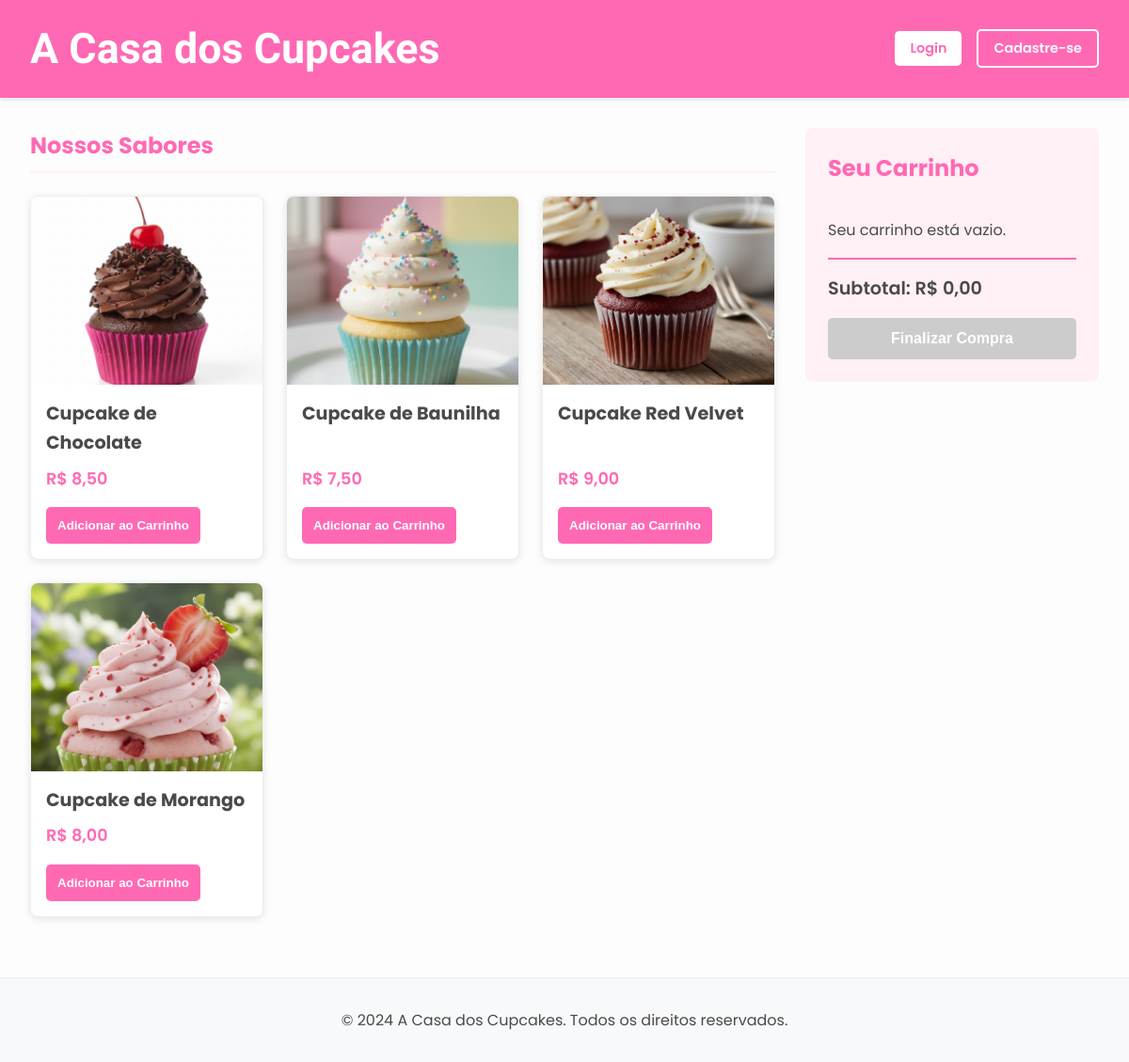
The page / on the database its author committed.
### tables this page shows
CREATE TABLE IF NOT EXISTS products (
    id INT AUTO_INCREMENT PRIMARY KEY,
    name VARCHAR(255) NOT NULL,
    price DECIMAL(10, 2) NOT NULL,
    image VARCHAR(255) NOT NULL
);

### controllers/HomeController.php (called while the page is built, shortened)
<?php
class HomeController {
    public function index() {
        global $conn;
        $result = $conn->query("SELECT * FROM products ORDER BY id ASC");
        $products = $result->fetch_all(MYSQLI_ASSOC);
        $cart = $_SESSION['cart'] ?? [];
        $subtotal = 0;
        require 'views/home.php';
    }
}
?>

### views/home.php (the view, shortened to what this page needs)
<?php
require 'partials/header.php';
?>
<main>
    <section id="products-section">
        <h2>Nossos Sabores</h2>
        <div id="cupcake-list" class="product-grid">
            <?php foreach ($products as $product): ?>
                <div class="product-card">
                    <img src="<?= htmlspecialchars($product['image']) ?>" alt="<?= htmlspecialchars($product['name']) ?>">
                    <div class="product-card-content">
                        <h3><?= htmlspecialchars($product['name']) ?></h3>
                        <p class="price">R$ <?= number_format($product['price'], 2, ',', '.') ?></p>
                        <form action="index.php?action=addToCart" method="post">
                            <button type="submit" class="add-to-cart-btn">Adicionar ao Carrinho</button>
                        </form>
                    </div>
                </div>
            <?php endforeach; ?>
        </div>
    </section>
    <section id="cart-section">
        <h2>Seu Carrinho</h2>
        <div id="cart-items">
            <?php if (empty($cart)): ?>
                <p>Seu carrinho está vazio.</p>
            <?php endif; ?>
        </div>
        <div class="cart-summary">
            <p>Subtotal: <span id="cart-subtotal">R$ <?= number_format($subtotal, 2, ',', '.') ?></span></p>
            <button id="checkout-btn" <?= empty($cart) ? 'disabled' : '' ?>>Finalizar Compra</button>
        </div>
    </section>
</main>
<?php
require 'partials/footer.php';
?>

### index.php (shortened to what this page needs)
<?php
$action = $_GET['action'] ?? 'home';
switch ($action) {
    case 'home':
        $controller = new HomeController();
        $controller->index();
        break;
}
?>

### views/partials/header.php (shortened to what this page needs)
<!DOCTYPE html>
<html lang="pt-br">
<head>
    <link rel="stylesheet" href="style.css">
</head>
<body>
    <header>
        <div class="header-content">
            <h1><a href="index.php" class="header-link">A Casa dos Cupcakes</a></h1>
            <nav id="auth-links" style="<?= isset($_SESSION['user']) ? 'display: none;' : '' ?>">
                <button id="login-btn" class="auth-btn">Login</button>
                <button id="signup-btn" class="auth-btn secondary">Cadastre-se</button>
            </nav>
        </div>
    </header>

### views/partials/footer.php (shortened to what this page needs)
    <footer>
        <p>&copy; 2024 A Casa dos Cupcakes. Todos os direitos reservados.</p>
    </footer>
</body>
</html>

### style.css (style rules this page uses)
:root { --primary-color: #ff69b4; --secondary-color: #fff0f5; --text-color: #4a4a4a; --background-color: #fdfdfd; --border-color: #eee; --shadow-color: rgba(0, 0, 0, 0.1); }
* { margin: 0; padding: 0; box-sizing: border-box; }
body { font-family: 'Poppins', sans-serif; background-color: var(--background-color); color: var(--text-color); line-height: 1.6; }
header { background-color: var(--primary-color); color: white; padding: 1rem 2rem; box-shadow: 0 2px 5px var(--shadow-color); }
.header-content { max-width: 1200px; margin: 0 auto; display: flex; justify-content: space-between; align-items: center; }
header h1 { font-family: 'Satisfy', cursive; font-size: 2.8rem; margin: 0; }
.header-link { text-decoration: none; color: white; }
#auth-links, #user-info { display: flex; align-items: center; gap: 1rem; }
.auth-btn { background-color: white; color: var(--primary-color); border: none; padding: 0.5rem 1rem; border-radius: 5px; cursor: pointer; font-weight: 600; font-family: 'Poppins', sans-serif; font-size: 0.9rem; transition: background-color 0.3s, color 0.3s; }
.auth-btn.secondary { background-color: transparent; color: white; border: 2px solid white; }
main { padding: 2rem; max-width: 1200px; margin: 0 auto; display: flex; gap: 2rem; align-items: flex-start; }
#products-section { flex: 3; }
h2 { color: var(--primary-color); margin-bottom: 1.5rem; border-bottom: 2px solid var(--secondary-color); padding-bottom: 0.5rem; }
.product-grid { display: grid; grid-template-columns: repeat(auto-fill, minmax(220px, 1fr)); gap: 1.5rem; }
.product-card { background-color: white; border: 1px solid var(--border-color); border-radius: 8px; box-shadow: 0 2px 8px var(--shadow-color); overflow: hidden; transition: transform 0.3s, box-shadow 0.3s; display: flex; flex-direction: column; }
.product-card img { width: 100%; height: 200px; object-fit: cover; }
.product-card-content { padding: 1rem; display: flex; flex-direction: column; flex-grow: 1; }
.product-card h3 { font-size: 1.2rem; margin-bottom: 0.5rem; }
.product-card .price { font-size: 1.1rem; font-weight: 600; color: var(--primary-color); margin-bottom: 1rem; margin-top: auto; }
.product-card button { background-color: var(--primary-color); color: white; border: none; padding: 0.75rem; border-radius: 5px; cursor: pointer; font-weight: 600; transition: background-color 0.3s; }
#cart-section { flex: 1; background-color: var(--secondary-color); padding: 1.5rem; border-radius: 8px; position: sticky; top: 2rem; }
#cart-items { margin-bottom: 1rem; }
.cart-summary { border-top: 2px solid var(--primary-color); padding-top: 1rem; margin-top: 1rem; }
.cart-summary p { font-size: 1.2rem; font-weight: 600; margin-bottom: 1rem; }
#checkout-btn { width: 100%; padding: 0.8rem; background-color: #28a745; color: white; border: none; border-radius: 5px; cursor: pointer; font-size: 1rem; font-weight: 700; transition: background-color 0.3s; }
#checkout-btn:disabled { background-color: #ccc; cursor: not-allowed; }
footer { text-align: center; padding: 2rem; margin-top: 2rem; background-color: #f8f9fa; border-top: 1px solid var(--border-color); }

### rows shown on the page
products: image (picture), name "Cupcake de Chocolate", price "8,50"
products: image (picture), name "Cupcake de Baunilha", price "7,50"
products: image (picture), name "Cupcake Red Velvet", price "9,00"
products: image (picture), name "Cupcake de Morango", price "8,00"

### other values the page prints
$subtotal "0,00"
